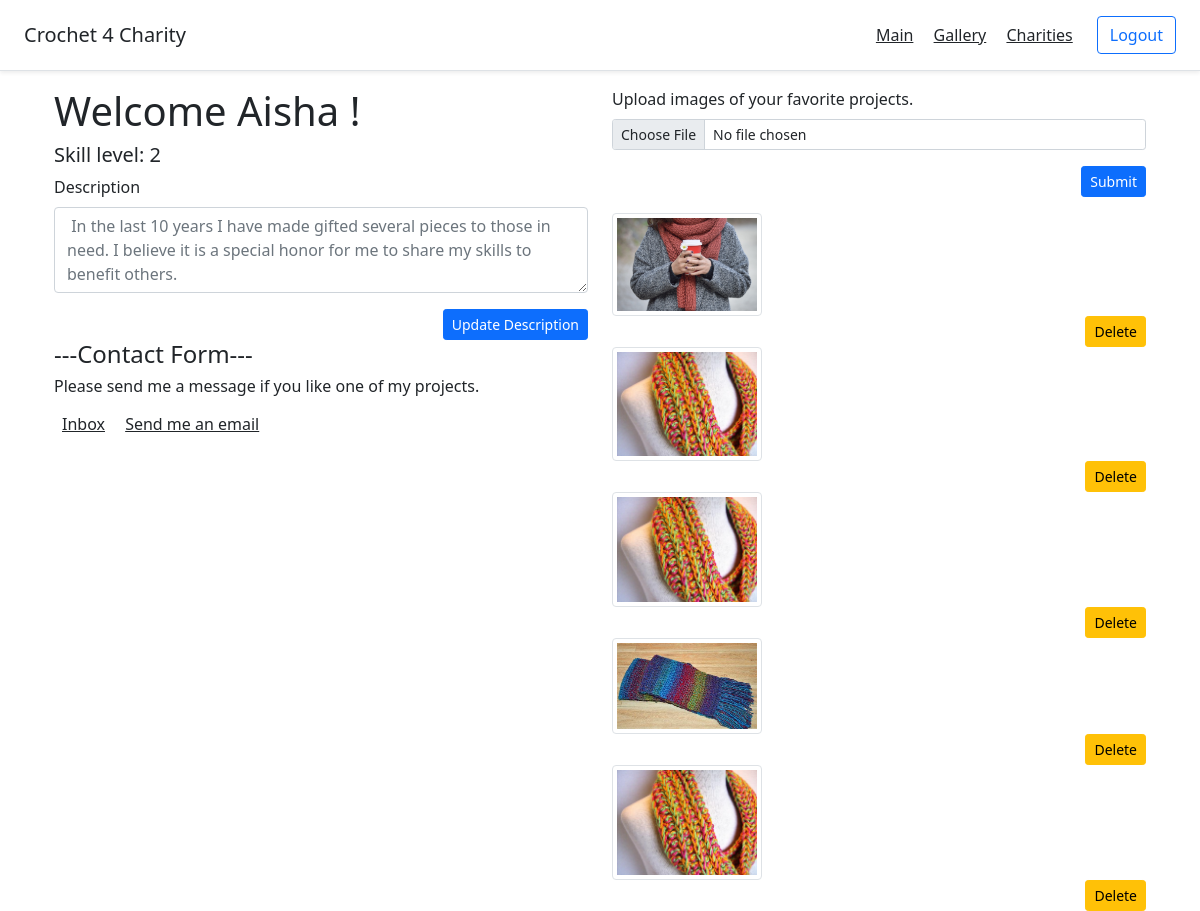
/profile (signed in), run on the app's committed database.
### app1/models.py (models this page shows)
class User(models.Model):
	first_name = models.CharField(max_length=255)
	last_name = models.CharField(max_length=255)
	email = models.CharField(max_length=255)
	password = models.CharField(max_length=255)
	skill_level =models.CharField(max_length=255, default="Beginner")
	desc = models.TextField()
	created_at = models.DateTimeField(auto_now_add=True)
	updated_at = models.DateTimeField(auto_now=True)
	objects = UserManager()

class UploadImage(models.Model):
	image= models.ImageField(default="default='default.jpg", )
	posted_by = models.ForeignKey(User, related_name="images", on_delete = models.CASCADE)
	likes =  models.ManyToManyField(User, related_name="liked_images")
	title = models.CharField(max_length=255)
	created_at = models.DateTimeField(auto_now_add=True)
	updated_at = models.DateTimeField(auto_now=True)

### app1/views.py (the view)
# urls.py: path('profile', views.profile),
def profile(request):
	if 'user_id' not in request.session:
		return redirect ('/')
	context = {
		'user' : User.objects.get(id=request.session['user_id']),
	}
	return render(request, "profile.html", context)

### app1/templates/profile.html (shortened to what this page needs)
<!DOCTYPE html>
<html lang="en">
<head>
    {% load static %}
	<link href="https://cdn.jsdelivr.net/npm/bootstrap@5.0.0-beta2/dist/css/bootstrap.min.css" rel="stylesheet">
	<link rel="stylesheet" href="{% static 'css/style.css' %}">
	<link href="../assets/dist/css/bootstrap.min.css" rel="stylesheet">
	<link href="https://cdn.jsdelivr.net/npm/bootstrap@5.0.0-beta2/dist/css/bootstrap.min.css" rel="stylesheet">
</head>
<body>
    <header class="d-flex flex-column flex-md-row align-items-center p-3 px-md-4 mb-3 bg-body border-bottom shadow-sm">
		<p class="h5 my-0 me-md-auto fw-normal">Crochet 4 Charity</p>
		<nav class="my-2 my-md-0 me-md-3">
			<a class="p-2 text-dark" href="/">Main</a>
			<a class="p-2 text-dark" href="/gallery">Gallery</a>
			<a class="p-2 text-dark" href="/charities">Charities</a>
		</nav>
			<a class="btn btn-outline-primary" href="/logout">Logout</a>
	</header>
    <div class="container">
        <div class="row">
            <div class="col">
                <h1>Welcome {{request.session.first_name}} !</h1>
					<p class="h5" >Skill level: {{user.skill_level}}</p>
					<form action="/edit/{{user.id}}" method="POST">
						<div class="mb-3">
							<label for="exampleFormControlTextarea1" class="form-label">Description</label>
							<textarea class="form-control" id="exampleFormControlTextarea1" rows="3" name="desc" placeholder="{{user.desc}}"></textarea>
						</div>
						<div class="d-grid gap-2 d-md-flex justify-content-md-end">
							{% if user.id == request.session.user_id %}
							<input class="btn btn-primary btn-sm" type="submit" value="Update Description">
							{% endif %}
						</div>
					</form>
					<div class="mb-3">
						<h4>---Contact Form---</h4>
						<p class="h6">Please send me a message if you like one of my projects.</p>
					</div>
					<a class="p-2 text-dark" href="/donor_mess"> Inbox</a>
					<a class="p-2 text-dark" href="/email/{{user.id}}">Send me an email</a>
			</div>
            <div class="col">
				<div class="mb-3">
					{% if user.id == request.session.user_id %}
					<form action="/profile_image" method="POST" enctype="multipart/form-data">
						<div class="mb-3">
							<label for="formFileSm" class="form-label">Upload images of your favorite projects.</label>
							<input class="form-control form-control-sm" id="formFileSm" name="image" type="file">
						</div>
						<div class="d-grid gap-2 d-md-flex justify-content-md-end">
							<button type="submit" class="btn btn-primary btn-sm"> Submit </button>
						</div>
						{% endif %}
				</div>
						{% for image in user.images.all%}
						<img src='{{image.image.url}}' class="img-fluid img-thumbnail" width="150px" height=auto>
						{% if user.id == request.session.user_id %}
						<form action="/delete/{{image.id}}" method="POST" enctype="multipart/form-data">
							<div class="d-grid gap-2 d-md-flex justify-content-md-end">
								<button type="submit" class="btn btn-warning btn-sm" class="btn btn-primary btn-sm"> Delete </button>
							</div>
						</form>
						{% endif %}
					{% endfor %}
            </div>
        </div>
    </div>
</body>
</html>

### data on the page
User: session.first_name "Aisha", skill_level "2", desc "In the last 10 years I have made gifted several pieces to those in need. I believe it is a special honor for me to share my skills to benefit others."
UploadImage: image (picture)
UploadImage: image (picture)
UploadImage: image (picture)
UploadImage: image (picture)
UploadImage: image (picture)
